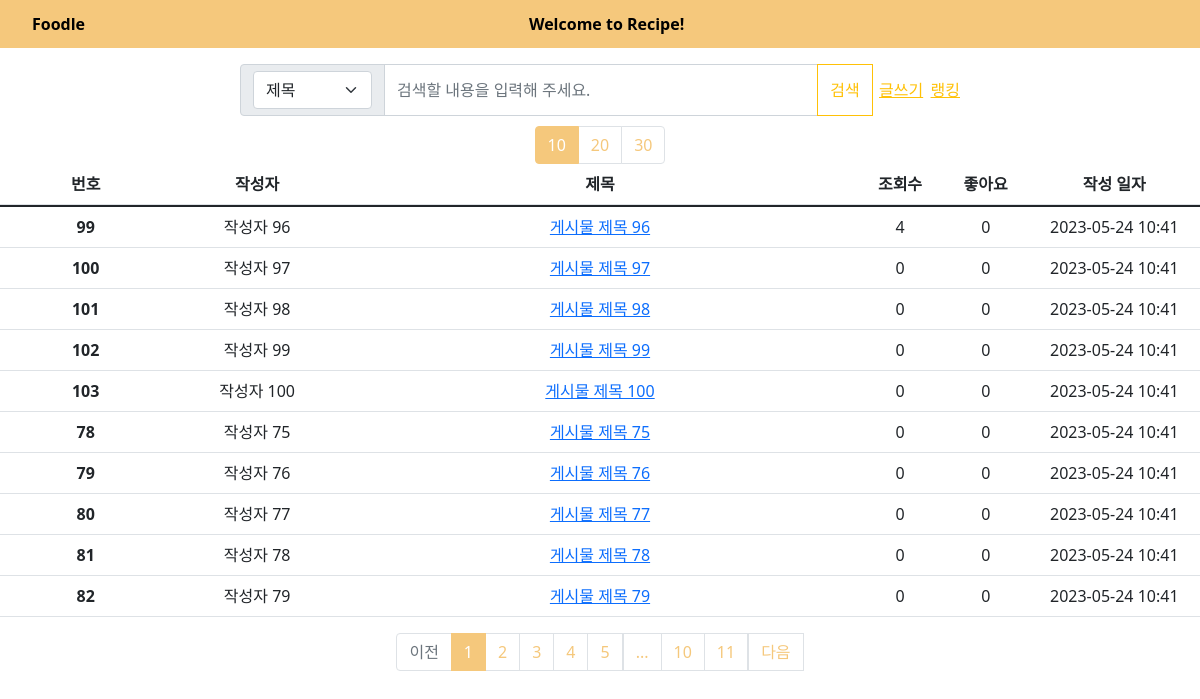
Page /board/ on the earlier database version.
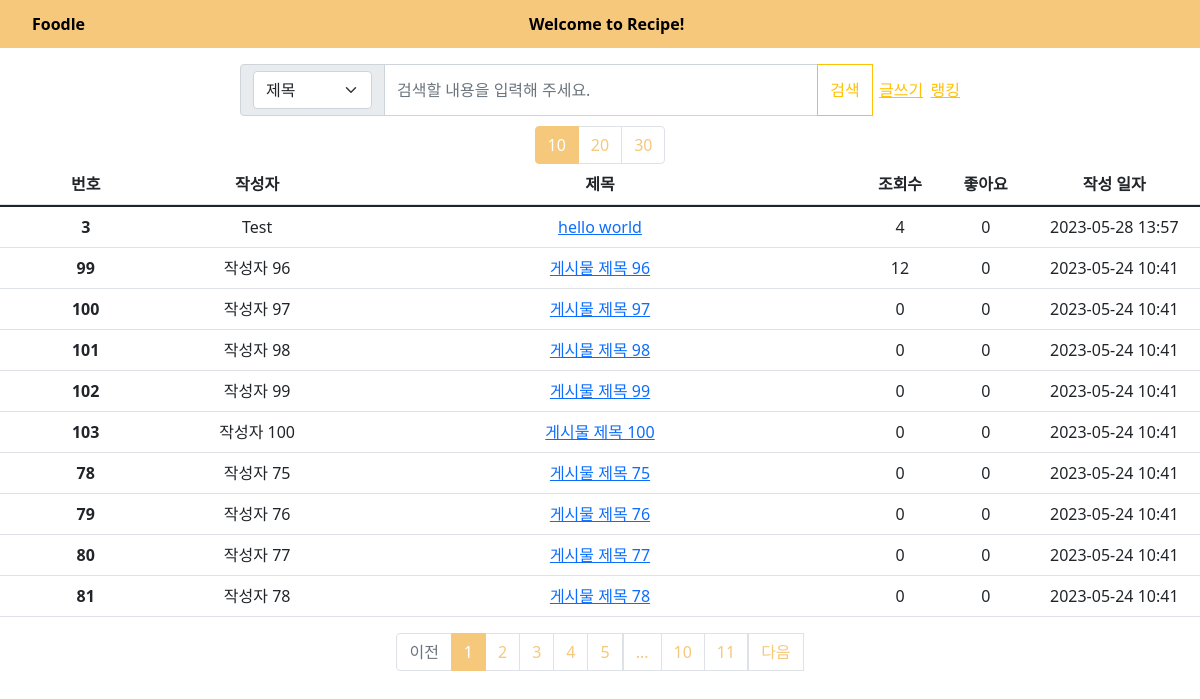
Same page on the later database version.
### models.py (models this page shows)
class Post(db.Model):
    __tablename__ = 'post'
    id = db.Column(db.Integer, primary_key=True)
    title = db.Column(db.String(100), nullable=False)
    content = db.Column(db.Text, nullable=False)
    author = db.Column(db.String(50), nullable=False)
    created_at = db.Column(db.DateTime, nullable=False, default=datetime.utcnow)
    like = db.Column(db.Integer, default=0)
    view = db.Column(db.Integer, default=0)
    user_id = db.Column(db.Integer, db.ForeignKey('user.id'))

### board/board.py (the view)
@board.route('/', methods=['GET', 'POST'])
def list_post():
    page = request.args.get('page',type=int,default=1)
    per_page = request.args.get('per_page',type=int,default=10)
    option = request.args.get('option',type=str,default='T')
    keyword = request.args.get('keyword',type=str,default='')
    posts = Post.query.order_by(Post.created_at.desc())  # 최신순으로 게시글 정렬
    if option == 'T' and keyword != '':
        posts = posts.filter(Post.title.ilike(f"%{keyword}%"))
    elif option == 'C' and keyword != '':
        posts = posts.filter(Post.content.ilike(f"%{keyword}%"))
    elif option == 'TC' and keyword != '':
        posts = posts.filter(or_(Post.title.ilike(f"%{keyword}%"), Post.content.ilike(f"%{keyword}%")))
    posts = posts.paginate(page=page,per_page=per_page)
    return render_template('list_post.html', posts=posts,option=option,keyword=keyword)

### board/templates/list_post.html (shortened to what the changed rows need)
<!DOCTYPE html>
<html lang="ko">
<head>
   <link href="https://cdn.jsdelivr.net/npm/bootstrap@5.1.3/dist/css/bootstrap.min.css"
   rel="stylesheet">
   <link rel="stylesheet" href="static/topbar.css">
   <link rel="stylesheet" href="static/list_post.css">
</head>
<body>
<div class="Post-Container">
  <table class="table table-hover">
    <thead>
      <tr class="PostInfo">
        <th scope="col" class="PostId">번호</th>
        <th scope="col" class="PostAuthor">작성자</th>
        <th scope="col" class="PostTitle">제목</th>
        <th scope="col" class="PostView">조회수</th>
        <th scope="col" class="PostLike">좋아요</th>
        <th scope="col" class="PostTime">작성 일자</th>
      </tr>
    </thead>
    <tbody>
      {% block content %}
      {% for post in posts.items %}
    <tr class="PostInfo">
        <th scope="row" class="PostId">{{ post.id }}</th>
        <td class="PostAuthor">{{ post.author }}</td>
          <td class="PostTitle">
            <a href="{{ url_for('board.show_post', post_id=post.id,page=posts.page,per_page=posts.per_page,option=option,keyword=keyword)}}">
            {{ post.title }}
            </a>
          </td>
            <td class="PostView">{{ post.view }}</td>
            <td class="PostLike">{{ post.like }} </td>
            <td class="PostTime">{{ post.created_at.strftime('%Y-%m-%d %H:%M') }}</td>
    </tr>
      {% endfor %}
      {% endblock %}
    </tbody>
  </table>
    <ul class="pagination">
      {% for page_num in posts.iter_pages() %}
        {% if page_num %}
        <li class="page-item {% if posts.page == page_num %}active{% endif %}">
          <a class="page-link" href="{{ url_for('board.list_post', page=page_num,per_page=posts.per_page,option=option,keyword=keyword) }}" >
            {{ page_num }}
          </a>
        </li>
        {% else %}
          <li class="disabled">
            <a class="page-link" href="#">...</a>
          </li>
        {% endif %}
      {% endfor %}
    </ul>
</div>
</body>
</html>

Differences in the rows shown:
no longer on this page (row unchanged): Post: id "82", author "작성자 79", title "게시물 제목 79", view "0", like "0", created_at "2023-05-24 10:41"
now on this page (row edited): Post: id "3", author "Test", title "hello world", view "4", like "0", created_at "2023-05-28 13:57"
changed Post "작성자 96": view "4" → "12"
